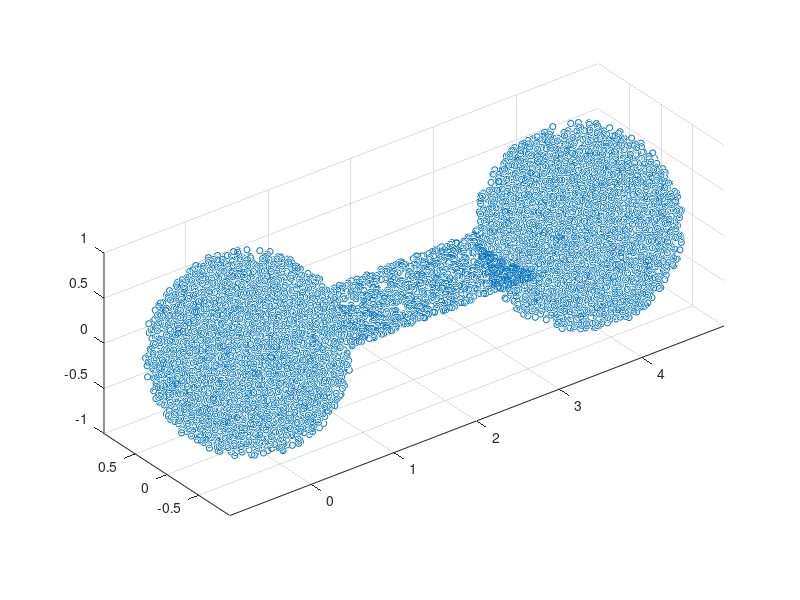

Here is the MATLAB script that generated this plot: (Note: this script raises an error after producing the figure.)
clear all; close all; clc;


%% Creating Simple Data, can be ignored for general algorithm
% data is n x d matrix X

%1D curve with gap
% N = 50000;
% d = 2;
% t = 2*pi*sort(.9*rand(N,1));
% X = [cos(t) sin(t)];
% X = X + .03*randn(size(X));
% scatter(X(:,1),X(:,2),20)

%high dim spheres with 2D plane connecting 
d=5;
N1 = 5000; m1=d; %change to make spheres at ends higher dimensional
N2 = 5000; m2=d; %change to make spheres at ends higher dimensional
distBetween = 2;
Nmiddle = 2000; mMiddle = 2;
thickMiddle = 1;

x1 = randn(N1,m1);
x1 = bsxfun(@times,x1,1./sqrt(sum(x1.^2,2)));
[~,ind] = sort(x1(:,1));
x1 = x1(ind,:);

x2 = randn(N2,m2);
x2 = bsxfun(@times,x2,1./sqrt(sum(x2.^2,2)));
x2 = bsxfun(@plus,x2,[distBetween+2,zeros(1,m2-1)]);
x2 = [x2 zeros(N2,m1-m2)];
[~,ind] = sort(x2(:,1));
x2 = x2(ind,:);

x3 = rand(Nmiddle,mMiddle);
[~,ind] = sort(x3(:,1));
x3 = x3(ind,:);
x3 = bsxfun(@times,x3,[2+distBetween,thickMiddle*ones(1,mMiddle-1)]);
x3 = bsxfun(@minus,x3,[0,thickMiddle/2*ones(1,mMiddle-1)]);
index1 = sqrt(sum(x3.^2,2))<=1;
index2 = sqrt(sum( bsxfun(@minus,x3,[2+distBetween,zeros(1,mMiddle-1)]).^2,2))<=1;
x3(index1 | index2,:) = [];
x3 = [x3 zeros(size(x3,1),m1 - mMiddle)];
[~,ind] = sort(x3(:,1));
x3 = x3(ind,:);


X = [x1;x2;x3];
scatter3(X(:,1),X(:,2),X(:,3),20);
axis image

csvwrite('../../Data/twoblob.csv',X)



%% Run kmeans++ with 2^k number of centers
% currently run in very foolish fashion.  This is heart of what can be
% adjusted to work in streaming

% returns centers, which is a cell containing the centers from kmeans++ at
% each level
% centers{k} = C_k has 2^k points in it.

numIter = 9;
centers = cell(numIter,1);
for k = 1:numIter
    numClust = 2^k;
    [L,C] = kmeans_plusplus(X',numClust);
    % L is that association of points to centers.
    % C defines the centers.
    C = C';
    
    % just sorting for visualization purposes
    if d==2
        [~,ind] = sort(angle(-C(:,1) + 1i*C(:,2)));
        centers{k} = C(ind,:);
    else
        [~,ind] = sort(C(:,1));
        centers{k} = C(ind,:);
    end
    disp(k);
end
% centers{numIter+1} = X;

figure
if d==2
    scatter(X(:,1),X(:,2),20,t,'filled')
    hold on
    scatter(centers{numIter-1}(:,1),centers{numIter-1}(:,2),50,'k','filled')
    axis image
else 
    scatter3(X(:,1),X(:,2),X(:,3),20,'filled')
    hold on
    scatter3(centers{numIter-1}(:,1),centers{numIter-1}(:,2), ...
        centers{numIter-1}(:,3),50,'k','filled')
    axis image
end


%% Computing affinity between C_k using C_k+1
% returns kernels, which stores relationships between points in 

%parameter for choosing bandwidth of Gaussian kernel
% should be some power of intrinsic dimension.  8 coefficient is
% arbitraray.
if d==2
    knnMax = 8*2^1;
else
    % choose intrinsic dimension 2 here because we aren't going to be able
    % to model the spheres at ends correctly due to large dimension
    knnMax = 8*2^2; 
end

kernels = cell(numIter-1,1);
for k=1:numIter-1
    C_k = centers{k};
    C_kplus1 = centers{k+1};
    
    % distance from points in C_k to points in C_k+1
    dist = pdist2(C_k,C_kplus1);
    
    % choose bandwidth to be average to knnMax nearest neighbor in C_k+1
    % nneighbors has min for when #|C_k+1| is very small.
    nneighbors = min(floor(size(centers{k+1},1)/2),knnMax); 
    val = sort(dist,2);
    sigma = .25*mean(val(:,nneighbors));
    kernels{k}.sigma = sigma; %store bandwidth for later calculations on full data

    % compute Gaussian kernel on C_k x C_k+1 at appropriate bandwidth
    A = exp(-dist.^2/sigma.^2);
    
    % row normalize A so its a transition matrix for a walk starting at
    % points in C_k and going to points in C_k+1
    A = bsxfun(@times,A,1./sum(A,2));

    % estimate sqareroot of density of points in C_k+1
    % stored if want to use later on full data
    kernels{k+1}.normalize = 1./sqrt(mean(A,1));
    normalization = kernels{k+1}.normalize/sqrt(size(A,1)); 

    % column normalize A
    A = bsxfun(@times,A,normalization);
          
    % build affinity between C_k and C_k using diffusion through points in
    % C_k+1.  Is of use to speed up computation of diffusion times on full
    % data.
    kernels{k}.K = A*A';
        
    % store A, which records which points in C_k+1 are close to points in
    % C_k.  Is used later to reduce computational complexity
    kernels{k}.hierarchical = A;

    disp(k);
end




%% Computing affinity between all data and C_k hierarchically and quickly
% returns A, an N x #|C_k| sparse matrix of affinity to neighbors

% diffusion time for computting diffusion distances at the end
difft = 250;

% cutoff for what's considered too small of affinity.  Anything below
% threshold is zeroed out.
threshold = 1e-2;

fulldata = cell(numIter-1,1);
for level=1:numIter-1

    % if on first level, need to measure distance to all centers 
    if level==1
        dist = pdist2(X,centers{level});
        
        % compute affinity using predetermined bandwidth
        A = exp(-dist.^2/kernels{level}.sigma.^2);

        % indicator of which centers each point in full data is neighboring.  
        % Ensures each point has at least one neighbor.
        % Neighbor if either:
        % - affinity is greater than threshold
        % - affinity is largest is row
        fulldata{level}.A = sparse(A>threshold | bsxfun(@ge,A,max(A,[],2)-eps));
    else
        % for full data, find neighbors in C_k+1 using knowledge of neighbors in C_k and
        % neighborhoods of C_k in C_k+1
        A = fulldata{level-1}.A*kernels{level-1}.hierarchical;
        
        % turn into indicator function of neighbors by checking against threshold
        nearbycenters =  sparse(A>threshold);
        
        % if any point is assigned no neighbors in C_k+1, then set to
        % measure to all points in C_k+1 since uncertain of location
        nearbycenters(sum(nearbycenters,2)==0,:)=ones(sum(sum(nearbycenters,2)==0),...
            size(centers{level},1));
        

        % for each point in data, measure distance to it's relevant
        % neighbors in C_k+1 only.  Not all of C_k+1
        nnzeros = sum(sum(nearbycenters));
        I = zeros(nnzeros,1);
        J = zeros(nnzeros,1);
        K = zeros(nnzeros,1);
        ind = 0;
        for i=1:size(X,1)
            nnzeros_i = sum(nearbycenters(i,:));
            I(ind+1:ind+nnzeros_i) = i*ones(nnzeros_i,1);
            J(ind+1:ind+nnzeros_i) = find(nearbycenters(i,:)>0)';
            K(ind+1:ind+nnzeros_i) = pdist2(X(i,:),centers{level}(nearbycenters(i,:)>0,:))';
            ind = ind+nnzeros_i;
        end
        
        % compute affinity matrix in sparse format
        A = sparse(I,J,exp(-K.^2/kernels{level}.sigma.^2),size(X,1),size(centers{level},1));

        
        
        % store for next level of centers
        fulldata{level}.A = sparse(A>threshold);
    end  

    disp(level);

end

% Row normalize A for all points in data.  Can compute per data point,
% so it's condusive to streaming
A = bsxfun(@times,A,1./sum(A,2));  

% Choose a few points from full data to look at diffusion distance matrix
if size(A,1)<2500
    ind = 1:size(A,1);
else
    ind = sort(randperm(size(A,1),2500));
end
% New featurs of full data stored in matrix A are very sparse.  Can use
% diffusion time on affinity between C_k and C_k to get larger diffusion
% neighborhoods
diffusedData = A(ind,:)* (kernels{level}.K^difft);


figure
subplot(1,2,1);
imagesc(squareform(pdist(diffusedData)))
title('Diffusion Distances')
colorbar
axis image
subplot(1,2,2);

% comparision to Euclidean distance calculation
imagesc(squareform(pdist(X(ind,:))))
title('Euclidean Distances')
colorbar
axis image
